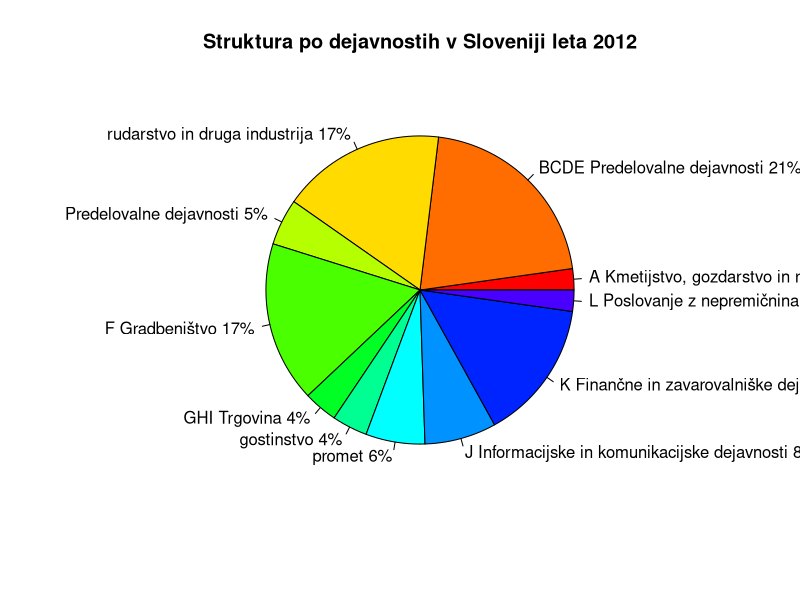

Here is the R script that generated this plot:
# 2. faza: Uvoz podatkov

# # Funkcija, ki uvozi podatke iz datoteke druzine.csv
# uvoziDruzine <- function() {
#   return(read.table("podatki/druzine.csv", sep = ";", as.is = TRUE,
#                       row.names = 1,
#                       col.names = c("obcina", "en", "dva", "tri", "stiri"),
#                       fileEncoding = "Windows-1250"))
# }
# 
# # Zapišimo podatke v razpredelnico druzine.
# cat("Uvažam podatke o družinah...\n")
# druzine <- uvoziDruzine()
# 
# # Če bi imeli več funkcij za uvoz in nekaterih npr. še ne bi
# # potrebovali v 3. fazi, bi bilo smiselno funkcije dati v svojo
# # datoteko, tukaj pa bi klicali tiste, ki jih potrebujemo v
# # 2. fazi. Seveda bi morali ustrezno datoteko uvoziti v prihodnjih
# # fazah.

#Funkcija, ki uvozi podatke iz datoteke druzine.csv

uvoziSLO <- function() {
  return(read.table("podatki/BRUTOSLO.csv", sep = ";", as.is = TRUE,
                    col.names = c("Leto", "", "Dejavnosti", "SLOVENIJA", "Zahodna Slovenija", "Obalno-kraška", "Goriška", "Gorenjska", "Osrednjeslovenska", "Vzhodna Slovenija", "Notranjsko-kraška", "Jugovzhodna Slovenija", "Spodnjeposavska", "Zasavska", "Savinjska", "Koroška", "Podravska", "Pomurska"
                    ),
                    fileEncoding = "Windows-1250"))
}
#Zapišimo podatke v razpredelnico druzine.
cat("Uvažam podatke o BRUTOSLO...\n")


BRUTOSLO <- uvoziSLO()

pdf("slike/graf.pdf")
slices <- c(2.7, 25.2, 20.8, 5.9, 20.4, 4.3, 4.5, 7.5, 9.1, 17.8, 2.7)
lbls <- c("A Kmetijstvo, gozdarstvo in ribištvo",
          "BCDE Predelovalne dejavnosti", "rudarstvo in druga industrija", "Predelovalne dejavnosti",
          "F Gradbeništvo", "GHI Trgovina", "gostinstvo", "promet", "J Informacijske in komunikacijske dejavnosti",
          "K Finančne in zavarovalniške dejavnosti", "L Poslovanje z nepremičninami",
          "MN Strokovne, znanstvene, tehnične in druge posl. dejavnosti",
          "OPQ Uprava in obramba, obv. soc. varnost, izob., zdravstvo",
          "RSTU Druge dejavnosti")
pct <- round(slices/sum(slices)*100)
lbls <- paste(lbls, pct) # add percents to labels
lbls <- paste(lbls,"%",sep="") # ad % to labels
pie(slices,labels = lbls, col=rainbow(length(lbls)),
    main="Struktura po dejavnostih v Sloveniji leta 2012")
dev.off()





